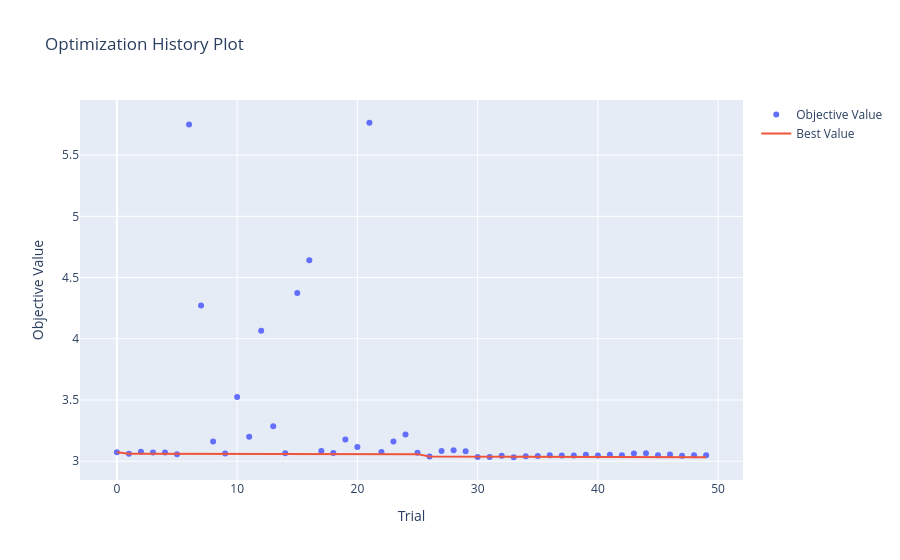

Notebook cell for this chart:
### Code cell
plot_optimization_history(study)

### Figure 1 — Plotly figure (JSON) as saved in the notebook; plotly's stock layout.template omitted (floating-point values rounded to 4 significant figures)
{"data": [{"mode": "markers", "name": "Objective Value", "type": "scatter", "x": [0, 1, 2, 3, 4, 5, 6, 7, 8, 9, 10, 11, 12, 13, 14, 15, 16, 17, 18, 19, 20, 21, 22, 23, 24, 25, 26, 27, 28, 29, 30, 31, 32, 33, 34, 35, 36, 37, 38, 39, 40, 41, 42, 43, 44, 45, 46, 47, 48, 49], "y": [3.073, 3.061, 3.076, 3.072, 3.071, 3.058, 5.75, 4.271, 3.162, 3.063, 3.525, 3.199, 4.066, 3.285, 3.065, 4.375, 4.642, 3.083, 3.068, 3.177, 3.116, 5.765, 3.075, 3.16, 3.217, 3.07, 3.038, 3.084, 3.089, 3.081, 3.035, 3.034, 3.045, 3.032, 3.041, 3.043, 3.049, 3.047, 3.047, 3.052, 3.047, 3.052, 3.049, 3.063, 3.066, 3.049, 3.054, 3.044, 3.048, 3.048]}, {"mode": "lines", "name": "Best Value", "type": "scatter", "x": [0, 1, 2, 3, 4, 5, 6, 7, 8, 9, 10, 11, 12, 13, 14, 15, 16, 17, 18, 19, 20, 21, 22, 23, 24, 25, 26, 27, 28, 29, 30, 31, 32, 33, 34, 35, 36, 37, 38, 39, 40, 41, 42, 43, 44, 45, 46, 47, 48, 49], "y": [3.073, 3.061, 3.061, 3.061, 3.061, 3.058, 3.058, 3.058, 3.058, 3.058, 3.058, 3.058, 3.058, 3.058, 3.058, 3.058, 3.058, 3.058, 3.058, 3.058, 3.058, 3.058, 3.058, 3.058, 3.058, 3.058, 3.038, 3.038, 3.038, 3.038, 3.035, 3.034, 3.034, 3.032, 3.032, 3.032, 3.032, 3.032, 3.032, 3.032, 3.032, 3.032, 3.032, 3.032, 3.032, 3.032, 3.032, 3.032, 3.032, 3.032]}, {"marker": {"color": "#cccccc"}, "mode": "markers", "name": "Infeasible Trial", "showlegend": false, "type": "scatter", "x": [], "y": []}], "layout": {"title": {"text": "Optimization History Plot"}, "xaxis": {"title": {"text": "Trial"}}, "yaxis": {"title": {"text": "Objective Value"}}}}
